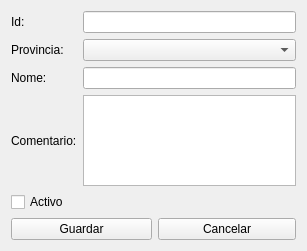
<?xml version="1.0" encoding="UTF-8"?>
<ui version="4.0">
 <class>Form</class>
 <widget class="QWidget" name="Form">
  <property name="geometry">
   <rect>
    <x>0</x>
    <y>0</y>
    <width>307</width>
    <height>251</height>
   </rect>
  </property>
  <property name="windowTitle">
   <string>Registador</string>
  </property>
  <layout class="QGridLayout" name="gridLayout">
   <item row="0" column="0">
    <widget class="QLabel" name="label">
     <property name="text">
      <string>Id:</string>
     </property>
    </widget>
   </item>
   <item row="1" column="0">
    <widget class="QLabel" name="label_2">
     <property name="text">
      <string>Provincia:</string>
     </property>
    </widget>
   </item>
   <item row="2" column="0">
    <widget class="QLabel" name="label_3">
     <property name="text">
      <string>Nome:</string>
     </property>
    </widget>
   </item>
   <item row="4" column="0" colspan="4">
    <widget class="QCheckBox" name="CHBActivo">
     <property name="text">
      <string>Activo</string>
     </property>
    </widget>
   </item>
   <item row="5" column="0" rowspan="2" colspan="2">
    <widget class="QPushButton" name="PBGuardar">
     <property name="text">
      <string>Guardar</string>
     </property>
    </widget>
   </item>
   <item row="2" column="1" colspan="3">
    <widget class="QLineEdit" name="LENome"/>
   </item>
   <item row="3" column="0">
    <widget class="QLabel" name="label_4">
     <property name="text">
      <string>Comentario:</string>
     </property>
    </widget>
   </item>
   <item row="3" column="1" colspan="3">
    <widget class="QPlainTextEdit" name="PTEComentarios"/>
   </item>
   <item row="5" column="2" rowspan="2" colspan="2">
    <widget class="QPushButton" name="PBCancelar">
     <property name="text">
      <string>Cancelar</string>
     </property>
    </widget>
   </item>
   <item row="0" column="1" colspan="3">
    <widget class="QLineEdit" name="LECodigo">
     <property name="readOnly">
      <bool>true</bool>
     </property>
    </widget>
   </item>
   <item row="1" column="1" colspan="3">
    <widget class="QComboBox" name="CBProvincia"/>
   </item>
  </layout>
 </widget>
 <resources/>
 <connections/>
</ui>
